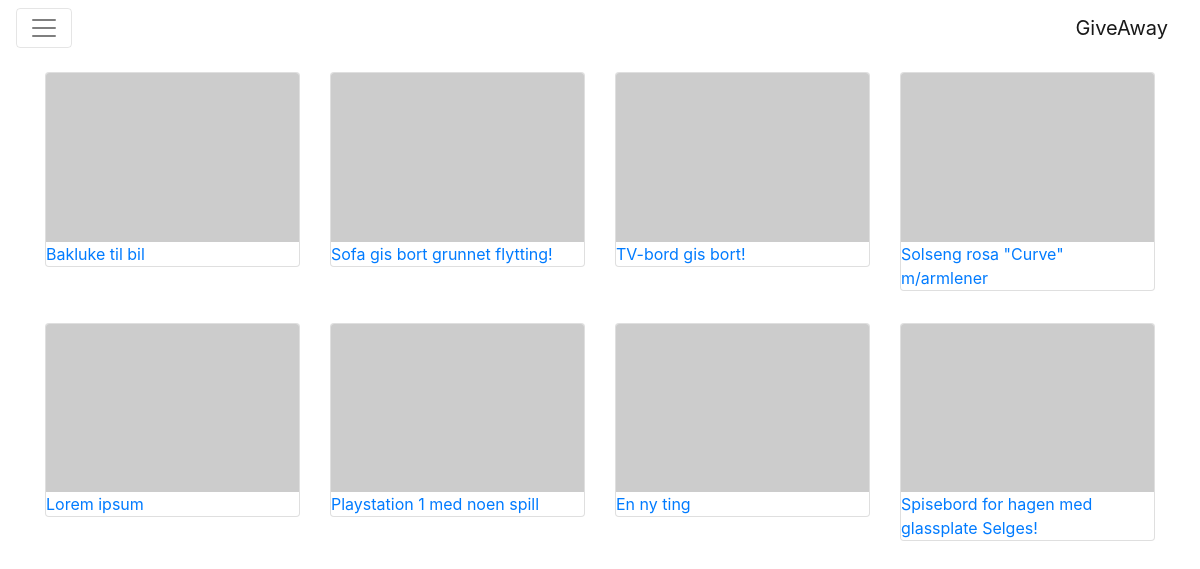
The page / on the database its author committed.
### tables this page shows
CREATE TABLE `items` (
  `item_id` bigint(20) NOT NULL,
  `category_id` bigint(20) NOT NULL,
  `user_id` bigint(20) NOT NULL,
  `item_name` varchar(128) NOT NULL,
  `item_description` text NOT NULL,
  `item_publishdate` timestamp NOT NULL DEFAULT CURRENT_TIMESTAMP
);

### index.php (the view)
<?php
  include_once('functions.php');
?>
    <div class="container-fluid item_feed">
      <div class="row">
        <?php
        foreach($db->query('SELECT * FROM items ORDER BY item_publishdate DESC') as $item):?>
          <div class="col-sm-6 col-md-3 item_display">
            <div class="card">
              <img class="card-img-top img-fluid" src="http://placehold.it/600x400">
              <div class="card-block">
                <a href="item.php?id=<?=$item['item_id']?>" class="card-title"><?=$item['item_name']?></a>
              </div>
            </div>
          </div>
        <?php endforeach ?>
      </div>
    </div>
<?php
  include_once('layouts/footer.php');
?>

### functions.php (shortened to what this page needs)
<?php
  include_once('dbconfig.php');
  if (isset($_SESSION['user_session'])) {
    $userId = $_SESSION['user_session'];
    $stmt = $db->prepare("SELECT firstname, surname, email FROM users WHERE id = :uid");
    $stmt->execute(array(':uid' => $userId));
    $user = $stmt->fetch(PDO::FETCH_ASSOC);
    include_once('layouts/user_menu.php');
  } else {
    include_once('layouts/guest_menu.php');
  }
?>

### layouts/guest_menu.php (shortened to what this page needs)
<!DOCTYPE html>
<html>
  <head>
    <link rel="stylesheet" href="https://maxcdn.bootstrapcdn.com/bootstrap/4.0.0-alpha.6/css/bootstrap.min.css">
    <link rel="stylesheet" type="text/css" href="css/style.css">
  </head>
  <body>
    <nav class="navbar navbar-toggleable-md navbar-light bg-faded">
      <button class="navbar-toggler navbar-toggler-right" type="button" data-toggle="collapse" data-target="#navbarSupportedContent" aria-controls="navbarSupportedContent" aria-expanded="false" aria-label="Toggle navigation">
        <span class="navbar-toggler-icon"></span>
      </button>
      <a class="navbar-brand" href="index.php">GiveAway</a>
    </nav>

### layouts/footer.php (shortened to what this page needs)
  </body>
</html>

### css/style.css (style rules this page uses)
.item_feed { max-width: 1170px; padding: 0 30px; }
.item_display { padding-top: 1rem; padding-bottom: 1rem; }

### rows shown on the page
items: item_name "Bakluke til bil"
items: item_name "Sofa gis bort grunnet flytting!"
items: item_name "TV-bord gis bort!"
items: item_name "Solseng rosa \"Curve\" m/armlener"
items: item_name "Lorem ipsum"
items: item_name "Playstation 1 med noen spill"
items: item_name "En ny ting"
items: item_name "Spisebord for hagen med glassplate Selges!"
